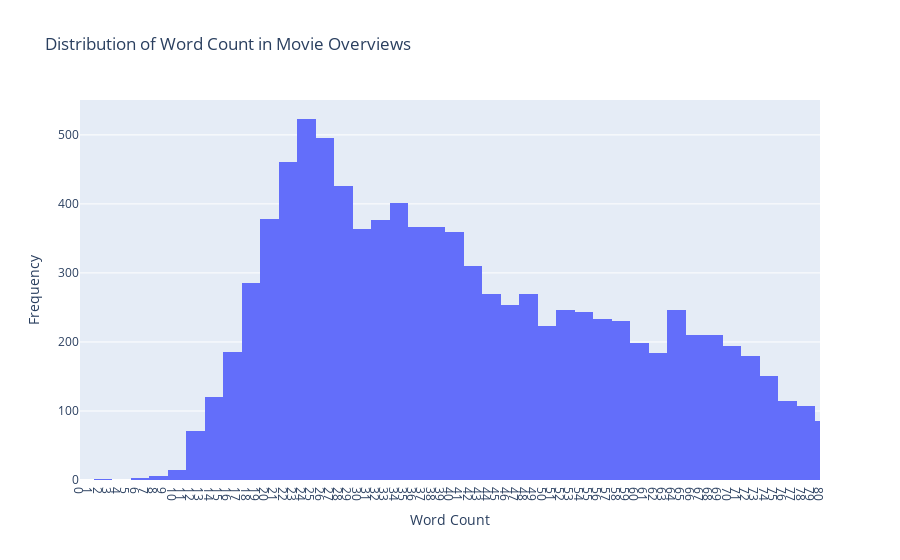

Notebook source saved alongside this figure:
### Markdown cell above
The graph shows the distribution of overviews lentghs, there is a dense occurrence around 25 count of words, meaning that the texts are not long.

There are some occurences which has less than 10 words, this could lead to some genres that is not identifiable because of too little data. Let's check how it looks like.

### Code cell
import plotly.graph_objects as go

word_count = df_movies["overview"].str.split().str.len()

fig = go.Figure(data=[go.Histogram(x=word_count)])

fig.update_layout(
    title="Distribution of Word Count in Movie Overviews",
    xaxis_title="Word Count",
    yaxis_title="Frequency",
    xaxis=dict(
        tickmode='linear',
        dtick=1,
        range=[0, 80]
    )
)
fig.show()

### Figure 1 — Plotly figure (JSON) as saved in the notebook; plotly's stock layout.template omitted (floating-point values rounded to 4 significant figures; data arrays with more than 128 entries replaced by an {"elided": "..."} marker saying what was removed)
{"data": [{"type": "histogram", "x": {"elided": "9980 int values"}}], "layout": {"title": {"text": "Distribution of Word Count in Movie Overviews"}, "xaxis": {"dtick": 1, "range": [0, 80], "tickmode": "linear", "title": {"text": "Word Count"}}, "yaxis": {"title": {"text": "Frequency"}}}}
